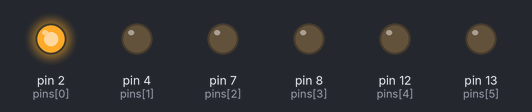
A sketch run on a simulated Arduino Uno, built with avr-gcc and run on an emulated ATmega328P. Parts: output pins drawn as LEDs (lit = HIGH).

Above: at 0.2 s.
At 1.2 s:
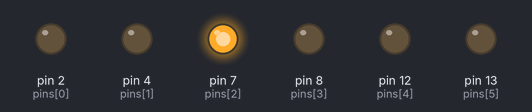
At 1.7 s:
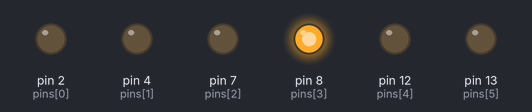
At 2.2 s:
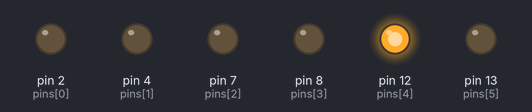
At 3.7 s:
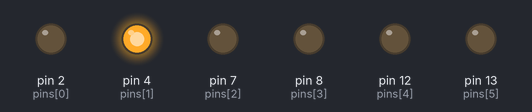
At 5.7 s:
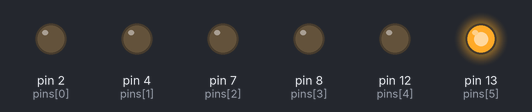
Timing chart, 0 to 6.9 s (numbered marks = the images above):
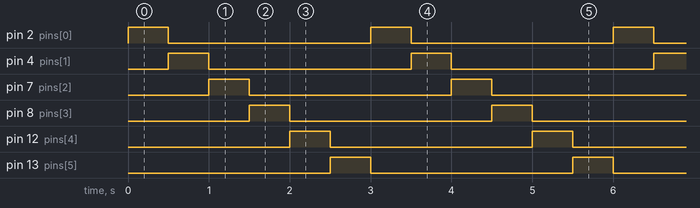

The sketch:

source.ino
```cpp
unsigned int pins[] = {2, 4, 7, 8, 12, 13}, position = 0, time = 500;

void setup(void)
{
  for(unsigned int i = 0; i < 6; ++i)
    pinMode(pins[i], OUTPUT);     // OUTPUT MODE
}

void loop(void)
{
  for(unsigned int i = 0; i < 6; ++i)
  {
    if(i != position)
      digitalWrite(pins[i], LOW);
    else
      digitalWrite(pins[i], HIGH);
  }
  delay(time);
  if(position != 5)
    ++position;
  else
    position = 0;
}
```

Measured:
- by itself, pin 2 (pins[0]), pin 4 (pins[1]), pin 7 (pins[2]), pin 8 (pins[3]), pin 12 (pins[4]), pin 13 (pins[5]): alternates HIGH for 0.50 s and LOW for 2.5 s
- by itself, everything shown: repeats every 3.0 s, in 6 steps
